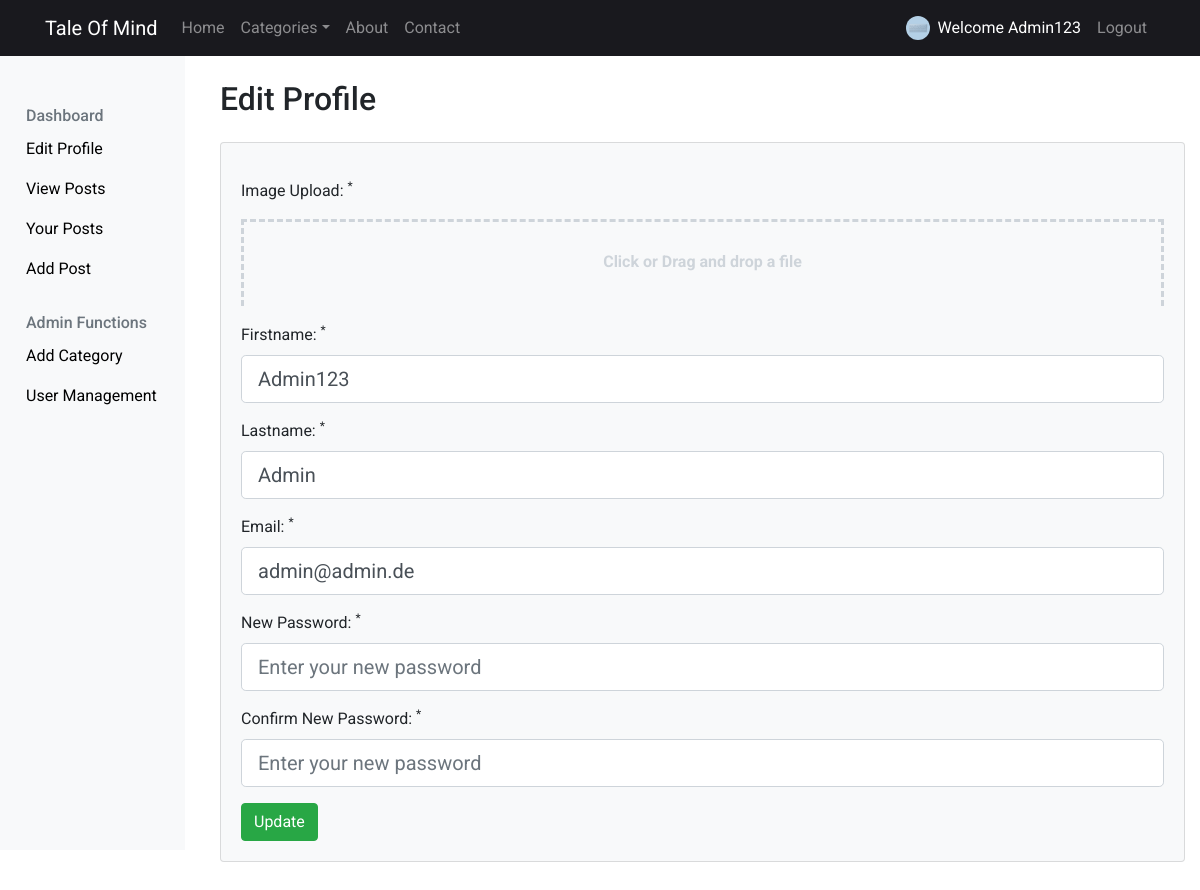
The app's page /src/dashboard/editProfile (signed in) with its own data.
### tables this page shows
CREATE TABLE `user` (
  `id` int(11) NOT NULL,
  `firstname` varchar(32) NOT NULL,
  `lastname` varchar(32) NOT NULL,
  `email` varchar(32) NOT NULL,
  `password` varchar(255) NOT NULL,
  `login_attempts` int(11) NOT NULL,
  `permission_id` tinyint(1) NOT NULL DEFAULT '2',
  `file_id` int(11) DEFAULT NULL
);

### src/index.php (called while the page is built, shortened)
<?php
include 'lib/Message.php';
include 'lib/Database.php';
include 'lib/Session.php';
include 'lib/Model.php';
include 'lib/Controller.php';
$app = new Application();

### src/lib/Session.php (called while the page is built, shortened)
<?php
class Session {
    static public function get($key) {
        if (isset($_SESSION[$key]))
            return $_SESSION[$key];
    }
}

### src/lib/Model.php (called while the page is built, shortened)
<?php
class Model {
    function __construct() {
        $this->db = new Database();
    }
}

### src/lib/Database.php (called while the page is built, shortened)
<?php
class Database extends PDO {
    public function __construct() {
        try {
            $dsn = DB_TYPE . ':host=' . DB_HOST . ';port=' . DB_PORT . ';dbname=' . DB_NAME;
            $username = DB_USER;
            $passwd = DB_PASS;
        }
        catch(PDOException $e) {
            echo "Connection failed: " . $e->getMessage();
        }
    }
}

### src/model/Dashboard_Model.php (called while the page is built, shortened)
<?php
    class Dashboard_Model extends Model {
        public function getUserFromEmail($email) {
            $sql = 'SELECT user.*, user_permission.permission FROM user LEFT JOIN user_permission ON permission_id = user_permission.id WHERE email = :email LIMIT 1';
            $obj = $this->db->prepare($sql);
            $obj->execute(array(
                'email' => $email
            ));
            $result = $obj->fetch(PDO::FETCH_ASSOC);
            return $result;
        }
    }

### src/lib/Controller.php (called while the page is built, shortened)
<?php
class Controller {
    public function loadModel() {
        $model_name = get_class($this) . '_Model';
        $model_file = 'model/' . $model_name . '.php';
        if (file_exists($model_file)) {
            $this->model = new $model_name;
        }
    }
}

### src/view/dashboard/editProfile.php (the view, shortened to what this page needs)
<?php
    $firstnameErr = isset($this->error['firstname']) ? 'is-invalid' : '';
    $lastNameErr = isset($this->error['lastname']) ? 'is-invalid' : '';
    $emailErr = isset($this->error['email']) ? 'is-invalid' : '';
    $passwordErr = isset($this->error['password']) ? 'is-invalid' : '';
    $confirmPasswordErr = isset($this->error['confirm_password']) ? 'is-invalid' : '';
?>
<?php include 'partial/sidebar.php'; ?>
<div class="col">
    <div class="container">
            <h2>Edit Profile</h2>
            <div class="card card-body bg-light mt-4 mb-5">
            <form action="<?php echo URL; ?>dashboard/doUpdateUser" method="POST" enctype="multipart/form-data">
                <div class="form-group inputDnD">
                    <label for="title">Image Upload: <sup>*</sup></label>
                </div>
                <div class="form-group">
                    <label for="title">Firstname: <sup>*</sup></label>
                    <input type="text" name="firstname" class="form-control form-control-lg <?= $firstnameErr ?>" value="<?= $this->userData['firstname'] ?>">
                </div>
                <div class="form-group">
                    <label for="title">Lastname: <sup>*</sup></label>
                    <input type="text" name="lastname" class="form-control form-control-lg <?= $lastNameErr ?>" value="<?= $this->userData['lastname'] ?>">
                </div>
                <div class="form-group">
                    <label for="title">Email: <sup>*</sup></label>
                    <input type="text" name="email" class="form-control form-control-lg <?= $emailErr ?>" value="<?= $this->userData['email'] ?>">
                </div>
                <div class="form-group">
                    <label for="title">New Password: <sup>*</sup></label>
                    <input type="password" name="password" Placeholder="Enter your new password" class="form-control form-control-lg <?= $passwordErr ?>">
                </div>
                <div class="form-group">
                    <label for="title">Confirm New Password: <sup>*</sup></label>
                    <input type="password" name="confirm_password" Placeholder="Enter your new password" class="form-control form-control-lg <?= $confirmPasswordErr ?>">
                </div>
                <input type="submit" class="btn btn-success" value="Update">
            </form>
        </div>
    </div>
</div>

### src/partial/navbar.php (shortened to what this page needs)
<nav class="navbar navbar-expand-lg navbar-dark bg-dark fixed-top">
    <div class="container">
        <a class="navbar-brand" href="<?php echo URL; ?>"><?php echo SITENAME; ?></a>
        <div class="collapse navbar-collapse" id="navbarsExampleDefault">
        <ul class="navbar-nav mr-auto">
            <li class="nav-item">
                <a class="nav-link <?= (Session::get('controller_name') == 'Home') ? 'active' : '' ?>" href="<?= URL ?>home">Home</a>
            </li>
            <li class="nav-item dropdown">
                <a class="nav-link dropdown-toggle <?= (Session::get('controller_name') == 'Categories') ? 'active' : '' ?>" id="navbarDropdownMenuLink" data-toggle="dropdown" aria-haspopup="true" aria-expanded="false">Categories</a>
            </li>
            <li class="nav-item">
                <a class="nav-link <?= (Session::get('controller_name') == 'About') ? 'active' : '' ?>" href="<?= URL ?>about">About</a>
            </li>
            <li class="nav-item">
                <a class="nav-link <?= (Session::get('controller_name') == 'Contact') ? 'active' : '' ?>" href="<?= URL ?>contact">Contact</a>
            </li>
        </ul>
        <ul class="navbar-nav ml-auto">
            <?php if(Session::get('user')): ?>
            <li class="nav-item">
                <a class="nav-link d-flex <?= (Session::get('controller_name') == 'Dashboard') ? 'active' : '' ?>" href="<?= URL ?>dashboard">
                    <img src="<?= (empty(Session::get('user')['image'])) ? DEFAULT_IMG : URL . Session::get('user')['image'] ?>" width="24" height="24" class="mr-2" alt="" style="border-radius: 50%">
                    <div>Welcome <?= Session::get('user')['firstname'] ?></div>
                </a>
            </li>
            <li class="nav-item">
                <a class="nav-link" href="<?=URL?>auth/logout">Logout</a>
            </li>
            <?php endif; ?>
        </ul>
        </div>
    </div>
</nav>

### src/public/css/main.css (style rules this page uses)
body { padding-top: 5rem; font-family: 'roboto', sans-serif; }
a { color: black; }
.bg-dark { background-color: #19191E !important; }
.navbar { padding: .5rem 0rem !important; }
.nav-link { cursor: pointer !important; }

### records on screen
user: firstname "Admin123", lastname "Admin", email "admin@admin.de"

### other values on screen
SITENAME "Tale Of Mind"
